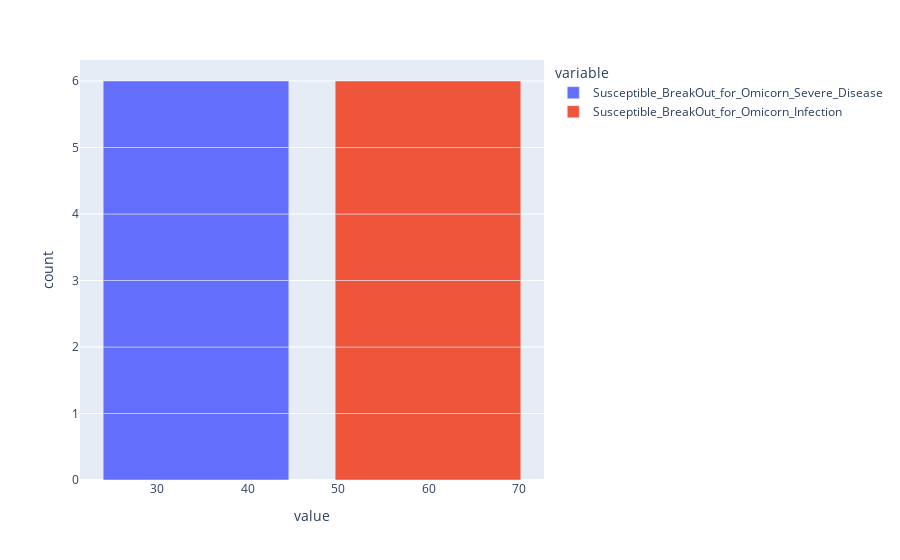

This figure's notebook cell:
### Code cell
fig = px.bar(df, y=['Susceptible_BreakOut_for_Omicorn_Severe_Disease', 'Susceptible_BreakOut_for_Omicorn_Infection'], x='CountrywiseTotalVaccination')
fig.show()

### Figure 1 — Plotly figure (JSON) as saved in the notebook; plotly's stock layout.template omitted (floating-point values rounded to 4 significant figures)
{"data": [{"alignmentgroup": "True", "hovertemplate": "variable=Susceptible_BreakOut_for_Omicorn_Severe_Disease<br>value=%{x}<br>count=%{y}<extra></extra>", "legendgroup": "Susceptible_BreakOut_for_Omicorn_Severe_Disease", "marker": {"color": "#636efa", "pattern": {"shape": ""}}, "name": "Susceptible_BreakOut_for_Omicorn_Severe_Disease", "offsetgroup": "Susceptible_BreakOut_for_Omicorn_Severe_Disease", "orientation": "v", "showlegend": true, "textposition": "auto", "type": "bar", "x": [34.28, 34.28, 34.28, 34.28, 34.28, 34.28], "xaxis": "x", "y": [1, 1, 1, 1, 1, 1], "yaxis": "y"}, {"alignmentgroup": "True", "hovertemplate": "variable=Susceptible_BreakOut_for_Omicorn_Infection<br>value=%{x}<br>count=%{y}<extra></extra>", "legendgroup": "Susceptible_BreakOut_for_Omicorn_Infection", "marker": {"color": "#EF553B", "pattern": {"shape": ""}}, "name": "Susceptible_BreakOut_for_Omicorn_Infection", "offsetgroup": "Susceptible_BreakOut_for_Omicorn_Infection", "orientation": "v", "showlegend": true, "textposition": "auto", "type": "bar", "x": [59.94, 59.94, 59.94, 59.94, 59.94, 59.94], "xaxis": "x", "y": [1, 1, 1, 1, 1, 1], "yaxis": "y"}], "layout": {"barmode": "relative", "legend": {"title": {"text": "variable"}, "tracegroupgap": 0}, "margin": {"t": 60}, "xaxis": {"anchor": "y", "domain": [0, 1], "title": {"text": "value"}}, "yaxis": {"anchor": "x", "domain": [0, 1], "title": {"text": "count"}}}}
